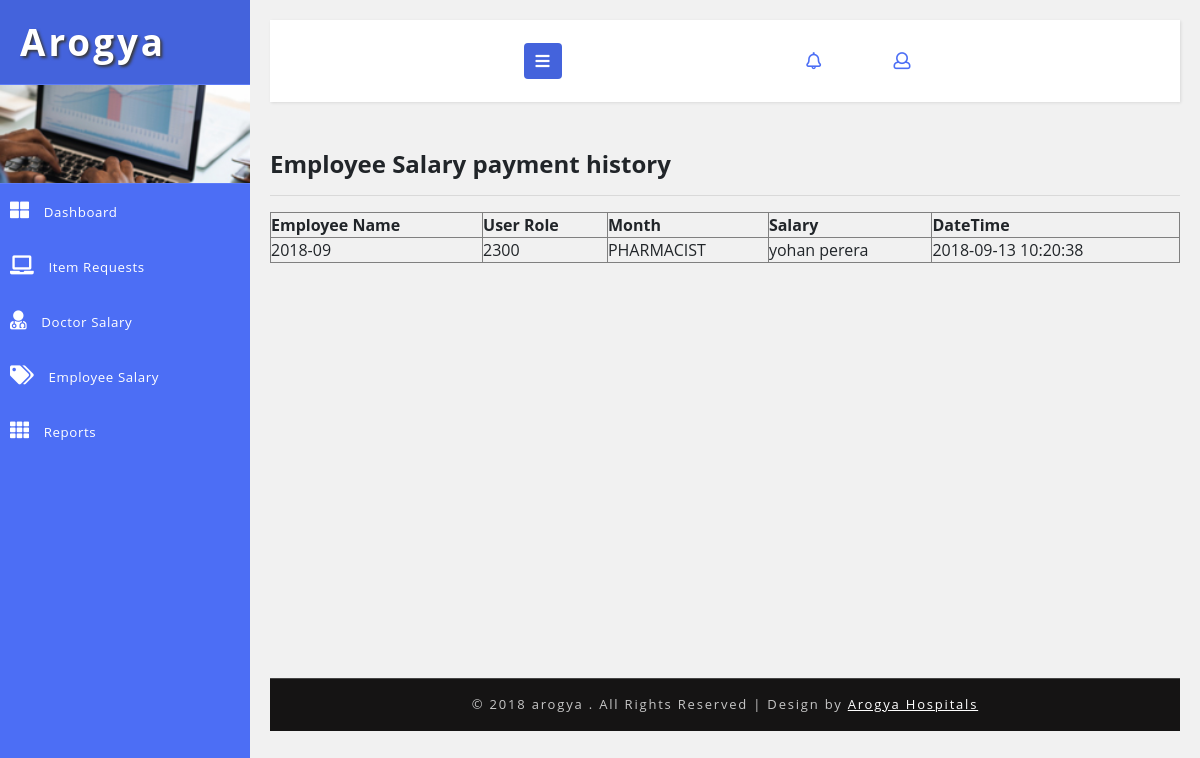
/accountant/employee_salary_payment_history.php, run on an earlier commit of the app's database.
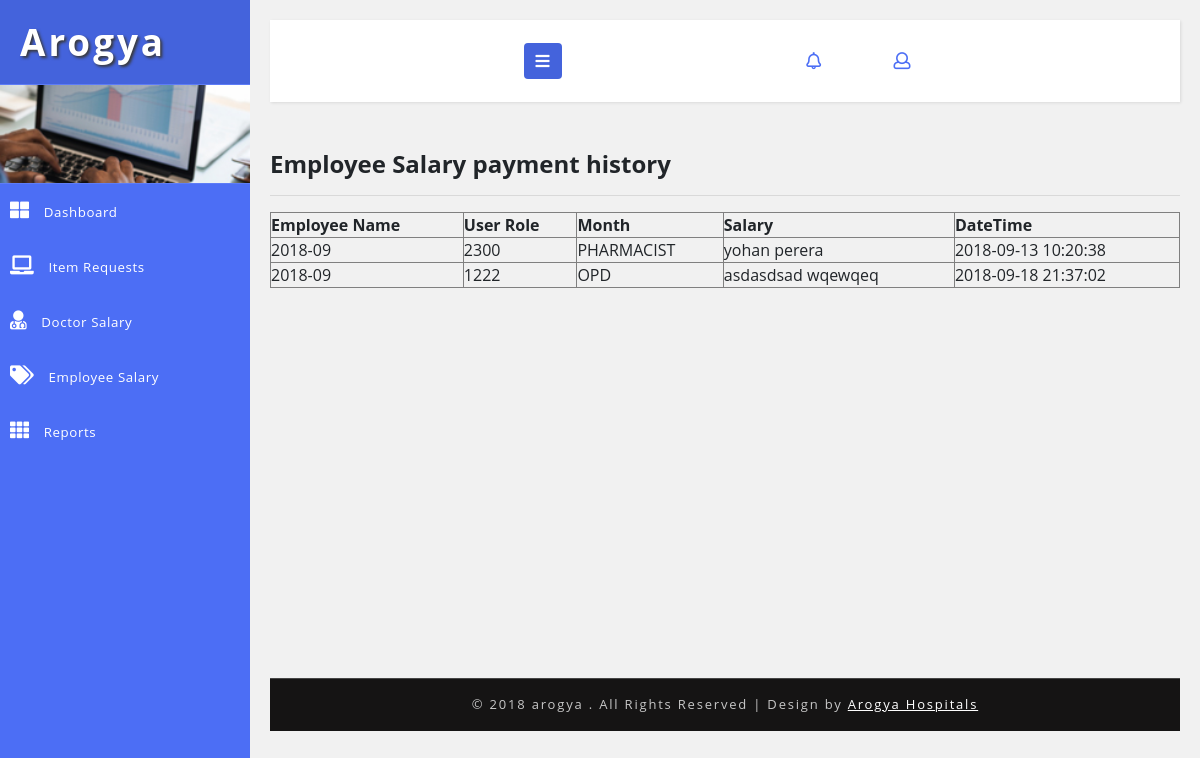
And on a later commit of the database.
### tables this page shows
CREATE TABLE `hms_employee_salary` (
  `id` int(5) NOT NULL AUTO_INCREMENT,
  `user_id` int(5) DEFAULT NULL,
  `salary_month` varchar(20) DEFAULT NULL,
  `salary_amount` varbinary(10) DEFAULT NULL,
  `created_date` timestamp NOT NULL DEFAULT CURRENT_TIMESTAMP,
  `created_user` int(5) DEFAULT NULL,
  PRIMARY KEY (`id`),
  UNIQUE KEY `NewIndex1` (`user_id`,`salary_month`)
);

CREATE TABLE `hms_user` (
  `id` int(5) NOT NULL AUTO_INCREMENT,
  `first_name` varchar(100) DEFAULT NULL,
  `last_name` varchar(100) DEFAULT NULL,
  `nic` varchar(12) DEFAULT NULL,
  `pword` text,
  `user_role` varchar(20) DEFAULT NULL,
  `telephone` varchar(20) DEFAULT NULL,
  `email` varchar(100) DEFAULT NULL,
  `empno` varchar(10) DEFAULT NULL,
  `status_code` varchar(20) DEFAULT NULL,
  `created_date` timestamp NOT NULL DEFAULT CURRENT_TIMESTAMP,
  `created_user` int(5) DEFAULT NULL,
  PRIMARY KEY (`id`),
  UNIQUE KEY `NewIndex1` (`nic`)
);

### DB.php (called while the page is built, shortened)
<?php
function getDBConnection() {
    $servername = "localhost";
    $username = "root";
    $password = "123";
    $db = "hmsdb";
    $conn = mysqli_connect($servername, $username, $password, $db);
    if (!$conn) {
        die("Connection failed: " . mysqli_connect_error());
    } else {
        return $conn;
    }
}
function getData($sql) {
    $conn = getDBConnection();
    $result = mysqli_query($conn, $sql);
    if (mysqli_num_rows($result) > 0) {
        return $result;
    } else {
        return FALSE;
    }
}
?>

### accountant/employee_salary_payment_history.php (the view, shortened to what this page needs)
<?php
include '../DB.php';
?>
<!DOCTYPE html>
<html lang="en">
    <head>
        <link rel="stylesheet" href="https://maxcdn.bootstrapcdn.com/bootstrap/3.3.7/css/bootstrap.min.css">
        <link rel="stylesheet" href="https://maxcdn.bootstrapcdn.com/font-awesome/4.7.0/css/font-awesome.min.css">
        <link href="../css/bootstrap.css" rel="stylesheet" type="text/css" media="all" />
        <link href="../css/style.css" rel="stylesheet" type="text/css" media="all" />
        <link rel="stylesheet" href="../css/style4.css">
        <link href="../css/fontawesome-all.css" rel="stylesheet">
    </head>
    <body>
        <div class="wrapper">
            <nav id="sidebar">
                <div class="sidebar-header">
                    <h1>
                        <a href="#">Arogya</a>
                    </h1>
                </div>
                <div class="profile-bg"></div>
                <?php
                include_once '../_tree_accountant.php';
                ?>
            </nav>
            <div id="content">
                <?php include_once '../_top_bar.php'; ?>
                <div class="blank-page-content">
                    <h4>Employee Salary payment history</h4>
                    <hr>
                    <table border="1" style="width: 100%">
                        <thead>
                            <tr>
                                <th>Employee Name</th>
                                <th>User Role</th>
                                <th>Month</th>
                                <th>Salary</th>
                                <th>DateTime</th>
                            </tr>
                        </thead>
                        <tbody>
                            <?php
                            $sql = "SELECT hms_employee_salary.*,hms_user.user_role,CONCAT(hms_user.first_name,' ',hms_user.last_name) AS user_name
FROM hms_employee_salary INNER JOIN hms_user ON hms_employee_salary.user_id = hms_user.id
";
                            $data = getData($sql);
                            if ($data != null) {
                                foreach ($data as $value) {
                                    ?>
                                    <tr>
                                        <td><?= $value['salary_month']?></td>
                                        <td><?= $value['salary_amount']?></td>
                                        <td><?= $value['user_role']?></td>
                                        <td><?= $value['user_name']?> </td>
                                        <td><?= $value['created_date']?></td>
                                    </tr>
                                    <?php
                                }
                            }
                            ?>
                        </tbody>
                    </table>
                </div>
                <?php include '../_footer.php'; ?>
            </div>
        </div>
        <link href="../css/jquery.dataTables.min.css" rel="stylesheet" type="text/css"/>
    </body>
</html>

What changed in the data, as far as the page shows it:
added hms_employee_salary: salary_month "2018-09", salary_amount "1222", hms_user.user_role "OPD", user_name "asdasdsad wqewqeq", created_date "2018-09-18 21:37:02"
